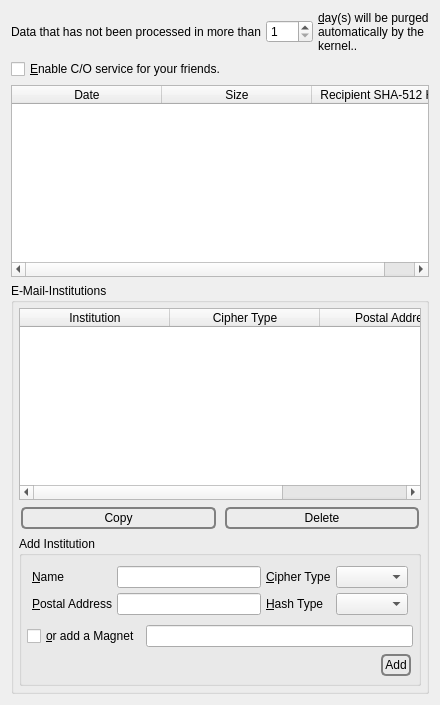
              <widget class="QWidget" name="tab_6">
               <attribute name="icon">
                <iconset>
                 <normaloff>:/nuvola/database.png</normaloff>:/nuvola/database.png</iconset>
               </attribute>
               <attribute name="title">
                <string>&amp;C/O</string>
               </attribute>
               <layout class="QVBoxLayout" name="verticalLayout_23">
                <item>
                 <layout class="QHBoxLayout" name="horizontalLayout_37">
                  <property name="spacing">
                   <number>5</number>
                  </property>
                  <item>
                   <widget class="QLabel" name="label_27">
                    <property name="text">
                     <string>Data that has not been processed in more than</string>
                    </property>
                   </widget>
                  </item>
                  <item>
                   <widget class="QSpinBox" name="days">
                    <property name="minimum">
                     <number>1</number>
                    </property>
                    <property name="maximum">
                     <number>366</number>
                    </property>
                   </widget>
                  </item>
                  <item>
                   <widget class="QLabel" name="label_28">
                    <property name="text">
                     <string>&amp;day(s) will be purged automatically by the kernel..</string>
                    </property>
                    <property name="wordWrap">
                     <bool>true</bool>
                    </property>
                    <property name="buddy">
                     <cstring>days</cstring>
                    </property>
                   </widget>
                  </item>
                 </layout>
                </item>
                <item>
                 <layout class="QHBoxLayout" name="horizontalLayout_19">
                  <property name="spacing">
                   <number>5</number>
                  </property>
                  <item>
                   <widget class="QCheckBox" name="postofficeCheckBox">
                    <property name="text">
                     <string>&amp;Enable C/O service for your friends.</string>
                    </property>
                   </widget>
                  </item>
                  <item>
                   <spacer name="horizontalSpacer_18">
                    <property name="orientation">
                     <enum>Qt::Horizontal</enum>
                    </property>
                    <property name="sizeHint" stdset="0">
                     <size>
                      <width>40</width>
                      <height>20</height>
                     </size>
                    </property>
                   </spacer>
                  </item>
                 </layout>
                </item>
                <item>
                 <widget class="QTableWidget" name="postoffice">
                  <property name="alternatingRowColors">
                   <bool>true</bool>
                  </property>
                  <property name="selectionMode">
                   <enum>QAbstractItemView::SingleSelection</enum>
                  </property>
                  <property name="selectionBehavior">
                   <enum>QAbstractItemView::SelectRows</enum>
                  </property>
                  <property name="horizontalScrollMode">
                   <enum>QAbstractItemView::ScrollPerPixel</enum>
                  </property>
                  <property name="sortingEnabled">
                   <bool>true</bool>
                  </property>
                  <attribute name="horizontalHeaderDefaultSectionSize">
                   <number>150</number>
                  </attribute>
                  <attribute name="horizontalHeaderStretchLastSection">
                   <bool>true</bool>
                  </attribute>
                  <column>
                   <property name="text">
                    <string>Date</string>
                   </property>
                  </column>
                  <column>
                   <property name="text">
                    <string>Size</string>
                   </property>
                  </column>
                  <column>
                   <property name="text">
                    <string>Recipient SHA-512 Hash</string>
                   </property>
                  </column>
                 </widget>
                </item>
                <item>
                 <widget class="QGroupBox" name="groupBox_6">
                  <property name="title">
                   <string>E-Mail-Institutions</string>
                  </property>
                  <layout class="QVBoxLayout" name="verticalLayout_50">
                   <property name="spacing">
                    <number>5</number>
                   </property>
                   <property name="leftMargin">
                    <number>5</number>
                   </property>
                   <property name="topMargin">
                    <number>5</number>
                   </property>
                   <property name="rightMargin">
                    <number>5</number>
                   </property>
                   <property name="bottomMargin">
                    <number>5</number>
                   </property>
                   <item>
                    <layout class="QVBoxLayout" name="verticalLayout_51">
                     <property name="spacing">
                      <number>5</number>
                     </property>
                     <item>
                      <widget class="QTableWidget" name="institutions">
                       <property name="alternatingRowColors">
                        <bool>true</bool>
                       </property>
                       <property name="selectionMode">
                        <enum>QAbstractItemView::SingleSelection</enum>
                       </property>
                       <property name="selectionBehavior">
                        <enum>QAbstractItemView::SelectRows</enum>
                       </property>
                       <property name="horizontalScrollMode">
                        <enum>QAbstractItemView::ScrollPerPixel</enum>
                       </property>
                       <property name="sortingEnabled">
                        <bool>true</bool>
                       </property>
                       <attribute name="horizontalHeaderDefaultSectionSize">
                        <number>150</number>
                       </attribute>
                       <attribute name="horizontalHeaderStretchLastSection">
                        <bool>true</bool>
                       </attribute>
                       <column>
                        <property name="text">
                         <string>Institution</string>
                        </property>
                       </column>
                       <column>
                        <property name="text">
                         <string>Cipher Type</string>
                        </property>
                       </column>
                       <column>
                        <property name="text">
                         <string>Postal Address</string>
                        </property>
                       </column>
                       <column>
                        <property name="text">
                         <string>Hash Type</string>
                        </property>
                       </column>
                      </widget>
                     </item>
                     <item>
                      <layout class="QHBoxLayout" name="horizontalLayout_76">
                       <property name="spacing">
                        <number>5</number>
                       </property>
                       <item>
                        <widget class="QPushButton" name="copyInstitution">
                         <property name="styleSheet">
                          <string notr="true">QPushButton {
 border: 2px solid gray;
 background-color: qlineargradient(x1: 0, y1: 0, x2: 0, y2: 1,
                                   stop: 0 #E0E0E0, stop: 1 #FFFFFF);
 border-radius: 5px;
 margin: 2px;
 padding: 2px;
 }



QPushButton:hover { 
background-color: qlineargradient(x1: 0, y1: 0, x2: 0, y2: 1,
                                   stop: 0 rgb(254,229,172), stop: 1 #FFFFFF);
background-position: top center; } 

QPushButton:pressed {
     background-color: darkgrey;
     border-style: inset;
 }</string>
                         </property>
                         <property name="text">
                          <string>Copy</string>
                         </property>
                         <property name="icon">
                          <iconset>
                           <normaloff>:/nuvola/copy.png</normaloff>:/nuvola/copy.png</iconset>
                         </property>
                        </widget>
                       </item>
                       <item>
                        <widget class="QPushButton" name="deleteInstitution">
                         <property name="styleSheet">
                          <string notr="true">QPushButton {
 border: 2px solid gray;
 background-color: qlineargradient(x1: 0, y1: 0, x2: 0, y2: 1,
                                   stop: 0 #E0E0E0, stop: 1 #FFFFFF);
 border-radius: 5px;
 margin: 2px;
 padding: 2px;
 }



QPushButton:hover { 
background-color: qlineargradient(x1: 0, y1: 0, x2: 0, y2: 1,
                                   stop: 0 rgb(254,229,172), stop: 1 #FFFFFF);
background-position: top center; } 

QPushButton:pressed {
     background-color: darkgrey;
     border-style: inset;
 }</string>
                         </property>
                         <property name="text">
                          <string>Delete</string>
                         </property>
                         <property name="icon">
                          <iconset>
                           <normaloff>:/nuvola/delete.png</normaloff>:/nuvola/delete.png</iconset>
                         </property>
                        </widget>
                       </item>
                      </layout>
                     </item>
                    </layout>
                   </item>
                   <item>
                    <widget class="QGroupBox" name="groupBox_5">
                     <property name="title">
                      <string>Add Institution</string>
                     </property>
                     <layout class="QVBoxLayout" name="verticalLayout_52">
                      <property name="spacing">
                       <number>5</number>
                      </property>
                      <property name="leftMargin">
                       <number>5</number>
                      </property>
                      <property name="topMargin">
                       <number>5</number>
                      </property>
                      <property name="rightMargin">
                       <number>5</number>
                      </property>
                      <property name="bottomMargin">
                       <number>5</number>
                      </property>
                      <item>
                       <widget class="QFrame" name="institutionFrame">
                        <property name="frameShape">
                         <enum>QFrame::NoFrame</enum>
                        </property>
                        <layout class="QVBoxLayout" name="verticalLayout_53">
                         <property name="spacing">
                          <number>5</number>
                         </property>
                         <property name="leftMargin">
                          <number>5</number>
                         </property>
                         <property name="topMargin">
                          <number>5</number>
                         </property>
                         <property name="rightMargin">
                          <number>5</number>
                         </property>
                         <property name="bottomMargin">
                          <number>5</number>
                         </property>
                         <item>
                          <layout class="QGridLayout" name="gridLayout_8">
                           <property name="spacing">
                            <number>5</number>
                           </property>
                           <item row="1" column="3">
                            <widget class="QComboBox" name="institutionPostalAddressType">
                             <property name="sizeAdjustPolicy">
                              <enum>QComboBox::AdjustToContents</enum>
                             </property>
                            </widget>
                           </item>
                           <item row="0" column="0">
                            <widget class="QLabel" name="label_75">
                             <property name="text">
                              <string>&amp;Name</string>
                             </property>
                             <property name="buddy">
                              <cstring>institutionName</cstring>
                             </property>
                            </widget>
                           </item>
                           <item row="0" column="1">
                            <widget class="QLineEdit" name="institutionName"/>
                           </item>
                           <item row="1" column="0">
                            <widget class="QLabel" name="label_77">
                             <property name="text">
                              <string>&amp;Postal Address</string>
                             </property>
                             <property name="buddy">
                              <cstring>institutionPostalAddress</cstring>
                             </property>
                            </widget>
                           </item>
                           <item row="1" column="1">
                            <widget class="QLineEdit" name="institutionPostalAddress"/>
                           </item>
                           <item row="0" column="3">
                            <widget class="QComboBox" name="institutionNameType">
                             <property name="sizeAdjustPolicy">
                              <enum>QComboBox::AdjustToContents</enum>
                             </property>
                            </widget>
                           </item>
                           <item row="0" column="2">
                            <widget class="QLabel" name="label_79">
                             <property name="text">
                              <string>&amp;Cipher Type</string>
                             </property>
                             <property name="buddy">
                              <cstring>institutionNameType</cstring>
                             </property>
                            </widget>
                           </item>
                           <item row="1" column="2">
                            <widget class="QLabel" name="label_80">
                             <property name="text">
                              <string>&amp;Hash Type</string>
                             </property>
                             <property name="buddy">
                              <cstring>institutionPostalAddressType</cstring>
                             </property>
                            </widget>
                           </item>
                          </layout>
                         </item>
                        </layout>
                       </widget>
                      </item>
                      <item>
                       <layout class="QHBoxLayout" name="horizontalLayout_77">
                        <property name="spacing">
                         <number>5</number>
                        </property>
                        <item>
                         <widget class="QCheckBox" name="addInstitutionCheckBox">
                          <property name="sizePolicy">
                           <sizepolicy hsizetype="Minimum" vsizetype="Preferred">
                            <horstretch>0</horstretch>
                            <verstretch>0</verstretch>
                           </sizepolicy>
                          </property>
                          <property name="text">
                           <string>&amp;or add a Magnet</string>
                          </property>
                         </widget>
                        </item>
                        <item>
                         <widget class="QLineEdit" name="addInstitutionLineEdit"/>
                        </item>
                       </layout>
                      </item>
                      <item>
                       <layout class="QHBoxLayout" name="horizontalLayout_79">
                        <property name="spacing">
                         <number>5</number>
                        </property>
                        <item>
                         <spacer name="horizontalSpacer_58">
                          <property name="orientation">
                           <enum>Qt::Horizontal</enum>
                          </property>
                          <property name="sizeHint" stdset="0">
                           <size>
                            <width>40</width>
                            <height>20</height>
                           </size>
                          </property>
                         </spacer>
                        </item>
                        <item>
                         <widget class="QPushButton" name="addInstitution">
                          <property name="styleSheet">
                           <string notr="true">QPushButton {
 border: 2px solid gray;
 background-color: qlineargradient(x1: 0, y1: 0, x2: 0, y2: 1,
                                   stop: 0 #E0E0E0, stop: 1 #FFFFFF);
 border-radius: 5px;
 margin: 2px;
 padding: 2px;
 }



QPushButton:hover { 
background-color: qlineargradient(x1: 0, y1: 0, x2: 0, y2: 1,
                                   stop: 0 rgb(254,229,172), stop: 1 #FFFFFF);
background-position: top center; } 

QPushButton:pressed {
     background-color: darkgrey;
     border-style: inset;
 }</string>
                          </property>
                          <property name="text">
                           <string>Add</string>
                          </property>
                          <property name="icon">
                           <iconset>
                            <normaloff>:/nuvola/add.png</normaloff>:/nuvola/add.png</iconset>
                          </property>
                         </widget>
                        </item>
                       </layout>
                      </item>
                     </layout>
                    </widget>
                   </item>
                  </layout>
                 </widget>
                </item>
               </layout>
              </widget>
